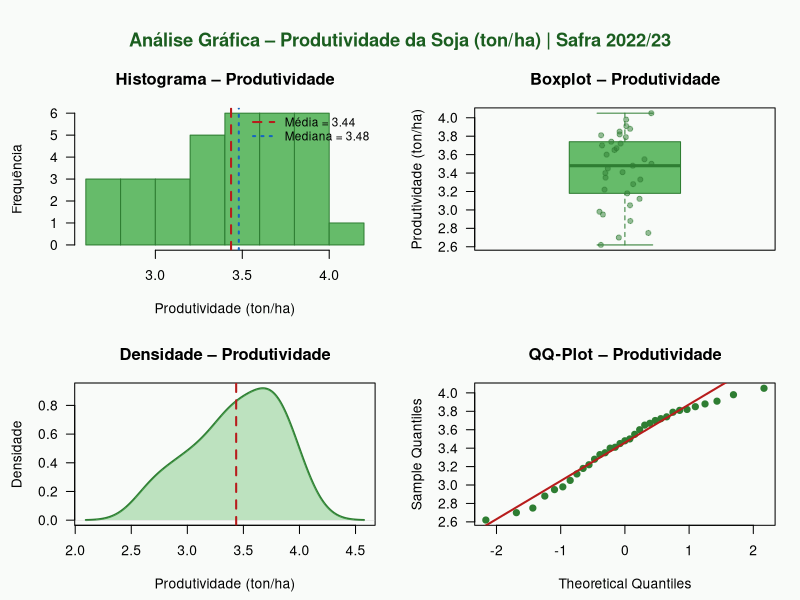
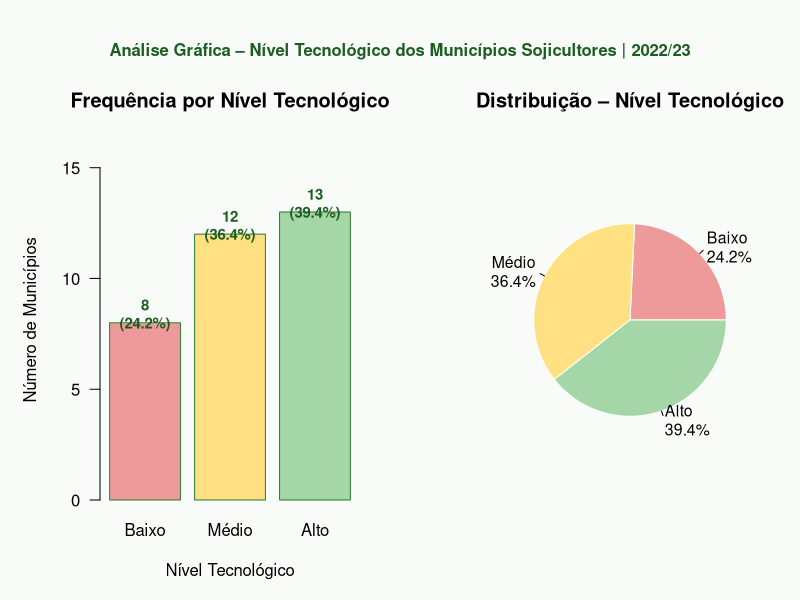

The R script that drew these images, in order:
# AnaFloraLauris_RM572202_fase2_cap7

# =============================================================================
# ANÁLISE ESTATÍSTICA DE DADOS DO AGRONEGÓCIO
# Tema: Produção de Soja por Município Brasileiro – Safra 2022/2023
# Fonte: CONAB / IBGE – Levantamento de Safras 2022/2023
# =============================================================================


# -----------------------------------------------------------------------------
# 0. DADOS
# -----------------------------------------------------------------------------

# Variável Quantitativa Discreta: Número de Propriedades Rurais (und.)
num_propriedades <- c(
  3420, 2875, 1540, 4100, 2210,
  3780, 2950, 1680,  980, 3200,
  2640, 1920,  760, 3310, 1450,
  2870, 1630,  840, 3050, 1980,
  2420, 1760,  690, 3140, 1520,
   580, 2730, 1340,  470, 2180,
   890, 1670,  520
)

# Variável Quantitativa Contínua: Produtividade (ton/ha)
produtividade <- c(
  3.82, 3.91, 3.67, 4.05, 3.55,
  3.98, 3.74, 3.40, 3.12, 3.85,
  3.60, 3.45, 2.98, 3.79, 3.22,
  3.88, 3.50, 3.05, 3.72, 3.41,
  3.65, 3.33, 2.88, 3.81, 3.28,
  2.75, 3.70, 3.18, 2.62, 3.48,
  2.95, 3.35, 2.70
)

# Variável Qualitativa Nominal: Estado
estado <- c(
  "MT","MT","MT","MT","MT",
  "PR","PR","PR","PR","PR",
  "RS","RS","RS","RS","RS",
  "GO","GO","GO","GO","GO",
  "MS","MS","MS","BA","BA",
  "BA","TO","TO","TO","MA",
  "MA","PI","PI"
)

# Variável Qualitativa Ordinal: Nível Tecnológico
nivel_tec <- factor(
  c(
    "Alto","Alto","Médio","Alto","Médio",
    "Alto","Alto","Médio","Baixo","Alto",
    "Alto","Médio","Baixo","Alto","Médio",
    "Alto","Médio","Baixo","Alto","Médio",
    "Alto","Médio","Baixo","Alto","Médio",
    "Baixo","Alto","Médio","Baixo","Médio",
    "Baixo","Médio","Baixo"
  ),
  levels = c("Baixo", "Médio", "Alto"),
  ordered = TRUE
)

regiao <- c(
  rep("Centro-Oeste", 5),
  rep("Sul", 5),
  rep("Sul", 5),
  rep("Centro-Oeste", 5),
  rep("Centro-Oeste", 3),
  rep("Nordeste", 2), "Nordeste",
  rep("Norte", 3),
  rep("Nordeste", 2),
  "Nordeste", "Nordeste"
)


# =============================================================================
# 1. ANÁLISE EXPLORATÓRIA – VARIÁVEL QUANTITATIVA CONTÍNUA
#    Produtividade (ton/ha)
# =============================================================================

cat("\n")
cat("=============================================================\n")
cat("  ANÁLISE EXPLORATÓRIA – PRODUTIVIDADE DA SOJA (ton/ha)\n")
cat("=============================================================\n\n")


# --- 1.1  Medidas de Tendência Central ----------------------------------------

cat("--- Medidas de Tendência Central ---\n")

media    <- mean(produtividade)
mediana  <- median(produtividade)

# Moda (função manual — R base não tem moda)
calc_moda <- function(x) {
  tb <- table(x)
  as.numeric(names(tb[tb == max(tb)]))
}
moda <- calc_moda(produtividade)

cat(sprintf("  Média   : %.4f ton/ha\n", media))
cat(sprintf("  Mediana : %.4f ton/ha\n", mediana))
cat(sprintf("  Moda    : %.2f ton/ha\n", moda[1]))


# --- 1.2  Medidas de Dispersão ------------------------------------------------

cat("\n--- Medidas de Dispersão ---\n")

variancia  <- var(produtividade)
desv_pad   <- sd(produtividade)
amplitude  <- max(produtividade) - min(produtividade)
cv         <- (desv_pad / media) * 100          # Coeficiente de Variação (%)

cat(sprintf("  Variância            : %.4f\n", variancia))
cat(sprintf("  Desvio Padrão        : %.4f ton/ha\n", desv_pad))
cat(sprintf("  Amplitude Total      : %.4f ton/ha\n", amplitude))
cat(sprintf("  Coef. de Variação    : %.2f %%\n", cv))
cat(sprintf("  Valor Mínimo         : %.2f ton/ha\n", min(produtividade)))
cat(sprintf("  Valor Máximo         : %.2f ton/ha\n", max(produtividade)))


# --- 1.3  Medidas Separatrizes ------------------------------------------------

cat("\n--- Medidas Separatrizes ---\n")

q1  <- quantile(produtividade, 0.25)
q2  <- quantile(produtividade, 0.50)
q3  <- quantile(produtividade, 0.75)
iqr <- IQR(produtividade)

p10 <- quantile(produtividade, 0.10)
p90 <- quantile(produtividade, 0.90)

cat(sprintf("  Q1  (25%%)  : %.4f ton/ha\n", q1))
cat(sprintf("  Q2  (50%%)  : %.4f ton/ha\n", q2))
cat(sprintf("  Q3  (75%%)  : %.4f ton/ha\n", q3))
cat(sprintf("  IQR         : %.4f ton/ha\n", iqr))
cat(sprintf("  P10 (10%%)  : %.4f ton/ha\n", p10))
cat(sprintf("  P90 (90%%)  : %.4f ton/ha\n", p90))


# --- 1.4  Análise Gráfica – Produtividade (ton/ha) ---------------------------

# Paleta verde temática
verde1 <- "#2E7D32"
verde2 <- "#66BB6A"
verde3 <- "#C8E6C9"

par(mfrow = c(2, 2),
    mar   = c(4.5, 4.5, 3.5, 1.5),
    oma   = c(0, 0, 3, 0),
    bg    = "#F9FBF9")

# -- Histograma
hist(produtividade,
     breaks  = 8,
     col     = verde2,
     border  = verde1,
     main    = "Histograma – Produtividade",
     xlab    = "Produtividade (ton/ha)",
     ylab    = "Frequência",
     las     = 1)
abline(v = media,   col = "#B71C1C", lwd = 2, lty = 2)
abline(v = mediana, col = "#1565C0", lwd = 2, lty = 3)
legend("topright",
       legend = c(sprintf("Média = %.2f", media),
                  sprintf("Mediana = %.2f", mediana)),
       col    = c("#B71C1C", "#1565C0"),
       lwd    = 2, lty = c(2, 3), bty = "n", cex = 0.85)

# -- Boxplot
boxplot(produtividade,
        col      = verde2,
        border   = verde1,
        main     = "Boxplot – Produtividade",
        ylab     = "Produtividade (ton/ha)",
        las      = 1,
        notch    = FALSE)
stripchart(produtividade, method = "jitter", vertical = TRUE,
           pch = 19, col = adjustcolor(verde1, 0.5), add = TRUE)

# -- Densidade
plot(density(produtividade),
     col  = verde1,
     lwd  = 2,
     main = "Densidade – Produtividade",
     xlab = "Produtividade (ton/ha)",
     ylab = "Densidade",
     las  = 1)
polygon(density(produtividade), col = adjustcolor(verde2, 0.4), border = NA)
abline(v = media, col = "#B71C1C", lwd = 2, lty = 2)

# -- QQ-Plot (normalidade)
qqnorm(produtividade,
       main  = "QQ-Plot – Produtividade",
       pch   = 19,
       col   = verde1,
       las   = 1)
qqline(produtividade, col = "#B71C1C", lwd = 2)

mtext("Análise Gráfica – Produtividade da Soja (ton/ha) | Safra 2022/23",
      outer = TRUE, cex = 1.1, font = 2, col = "#1B5E20")

par(mfrow = c(1, 1))


# =============================================================================
# 2. ANÁLISE GRÁFICA – VARIÁVEL QUALITATIVA ORDINAL
#    Nível Tecnológico
# =============================================================================

cat("\n")
cat("=============================================================\n")
cat("  ANÁLISE GRÁFICA – NÍVEL TECNOLÓGICO\n")
cat("=============================================================\n\n")

freq_nivel <- table(nivel_tec)
prop_nivel <- round(prop.table(freq_nivel) * 100, 1)

cat("Frequências absolutas:\n")
print(freq_nivel)
cat("\nFrequências relativas (%):\n")
print(prop_nivel)

# Cores por nível
cores_nivel <- c("Baixo" = "#EF9A9A", "Médio" = "#FFE082", "Alto" = "#A5D6A7")

par(mfrow = c(1, 2),
    mar   = c(5, 5, 4, 2),
    oma   = c(0, 0, 3, 0),
    bg    = "#F9FBF9")

# -- Gráfico de barras
barras <- barplot(freq_nivel,
                  col    = cores_nivel[names(freq_nivel)],
                  border = "#2E7D32",
                  main   = "Frequência por Nível Tecnológico",
                  xlab   = "Nível Tecnológico",
                  ylab   = "Número de Municípios",
                  ylim   = c(0, max(freq_nivel) * 1.25),
                  las    = 1)
text(x      = barras,
     y      = freq_nivel + 0.4,
     labels = paste0(freq_nivel, "\n(", prop_nivel, "%)"),
     cex    = 0.9,
     font   = 2,
     col    = "#1B5E20")

# -- Gráfico de pizza
pie(freq_nivel,
    labels = paste0(names(freq_nivel), "\n", prop_nivel, "%"),
    col    = cores_nivel[names(freq_nivel)],
    border = "white",
    main   = "Distribuição – Nível Tecnológico",
    cex    = 0.95)

mtext("Análise Gráfica – Nível Tecnológico dos Municípios Sojicultores | 2022/23",
      outer = TRUE, cex = 1.0, font = 2, col = "#1B5E20")

par(mfrow = c(1, 1))


# =============================================================================
# 3. BÔNUS – Produtividade média por Nível Tecnológico
# =============================================================================

cat("\n--- Produtividade Média por Nível Tecnológico ---\n")
tapply(produtividade, nivel_tec, function(x)
  cat(sprintf("  %-6s: %.4f ton/ha (n = %d)\n",
              levels(nivel_tec)[match(deparse(substitute(x)), ls())],
              mean(x), length(x))))

# versão legível
for (nv in levels(nivel_tec)) {
  sub_prod <- produtividade[nivel_tec == nv]
  cat(sprintf("  %-6s: média = %.4f ton/ha  |  n = %d\n",
              nv, mean(sub_prod), length(sub_prod)))
}

cat("\n=== Fim da análise ===\n")
